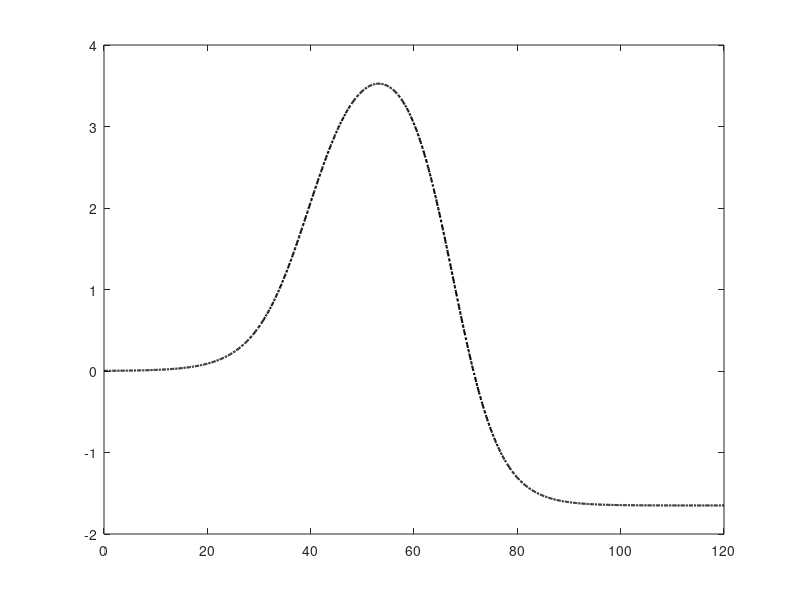

Source code (MATLAB): (Note: this script raises an error after producing the figure.)

load("tu2.mat")
 
load("cx1.mat")
load("cy1.mat")
figure(1)
plot(cx,cy,'-.k','LineWidth',1.5);%黑色
hold on
plot(out.x.Data,out.y.Data,'-.m','LineWidth',1.5);%粉色
legend('参考轨迹','MPC-30km/h');%图例
xlabel('X/m')
ylabel('Y/m')
 grid %网格
% 
figure(2)
plot(out.steer.Time,out.steer.Data,'-.m','LineWidth',1.5);
xlabel('X/s')
ylabel('Y/°')
legend('steer');
grid 

